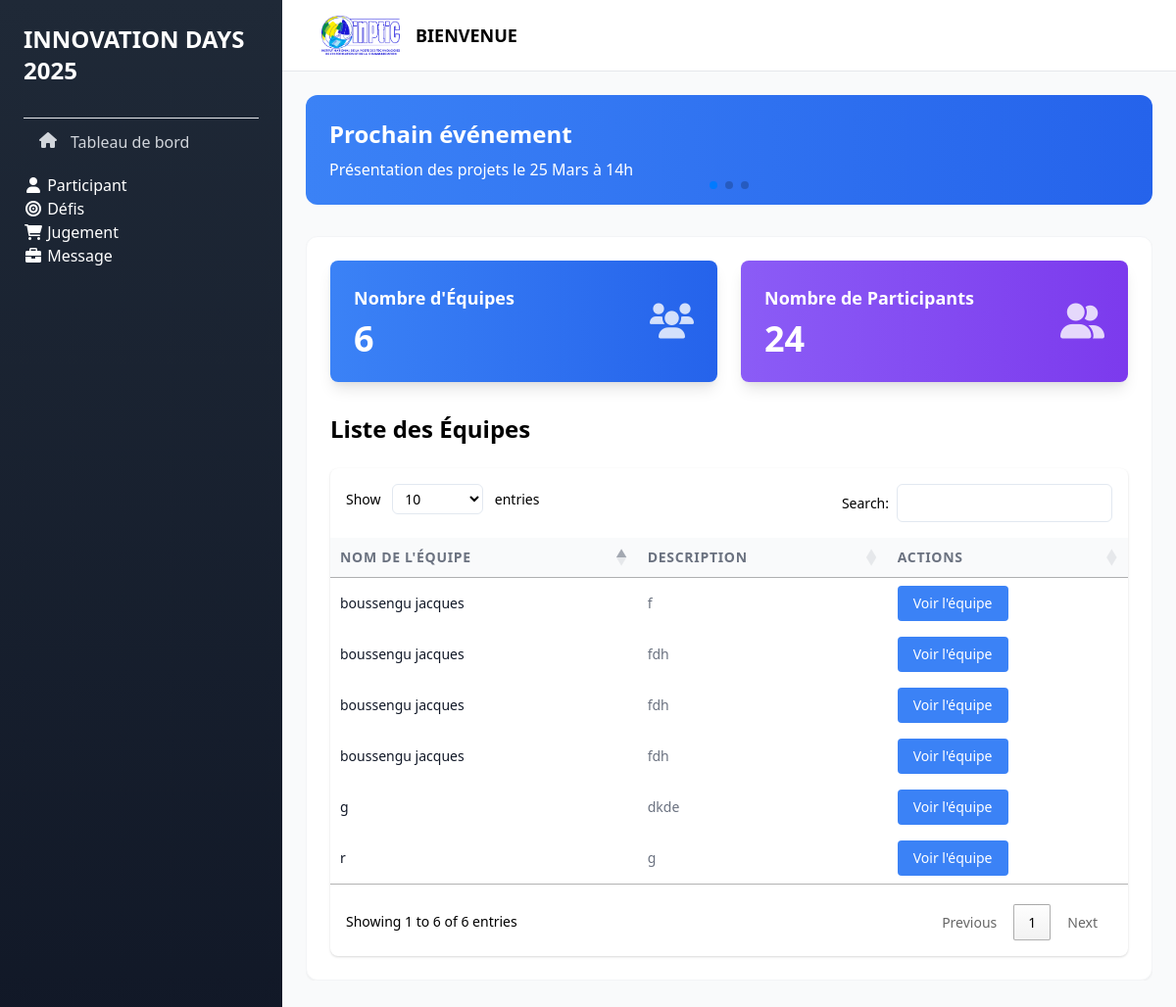
The app's page /ad/index.php?page=participant, older data.
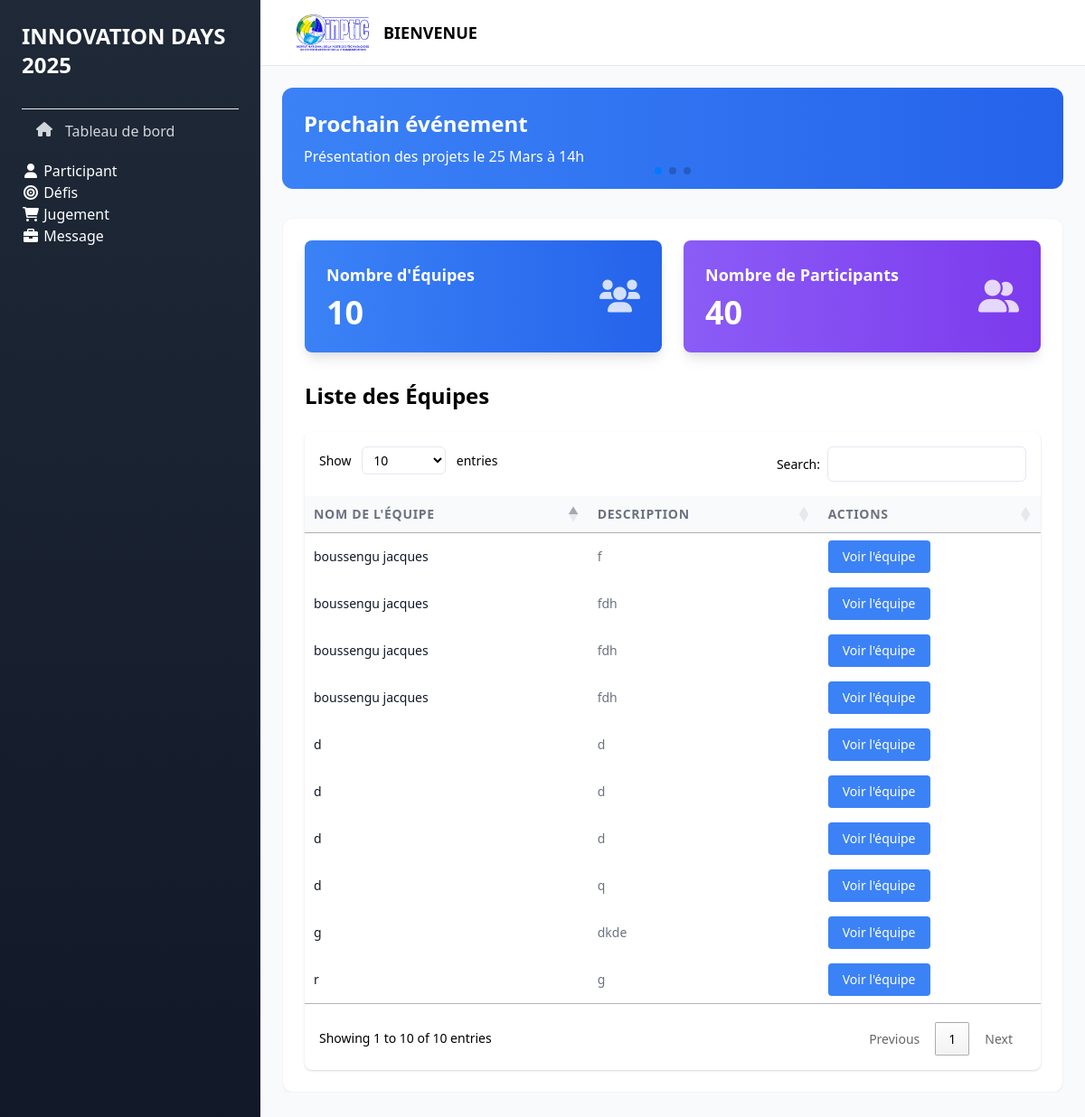
The same page, newer data.
### tables this page shows
CREATE TABLE `equipes` (
  `id` int(11) NOT NULL,
  `nom_equipe` varchar(100) DEFAULT NULL,
  `description_equipe` text DEFAULT NULL,
  `document_path` varchar(255) DEFAULT NULL,
  `created_at` timestamp NOT NULL DEFAULT current_timestamp(),
  `matricule` varchar(20) NOT NULL
);

### ad/nbrequipe.php (called while the page is built, shortened)
<?php
function getNombreEquipes(PDO $pdo): int
{
    $stmt = $pdo->query("SELECT COUNT(id) as total FROM equipes");
    return (int)$stmt->fetch()['total'];
}
function getNombreParticipants(PDO $pdo): int
{
    $stmt = $pdo->query("SELECT COUNT(id) as total FROM membres");
    return (int)$stmt->fetch()['total'];
}

### ad/views/participant.php (the view, shortened to what this page needs)
<div class="mb-6 sm:mb-8">
    <div class="swiper challengeSwiper">
        <div class="swiper-wrapper">
            <div class="swiper-slide">
                <div class="bg-white rounded-xl shadow-sm p-6 border border-gray-100">
                    <?php
                    require_once __DIR__ . '/../nbrequipe.php';
                    $nbEquipes = getNombreEquipes($pdo);
                    $nbParticipants = getNombreParticipants($pdo);
                    ?>
                    <div class="grid grid-cols-1 md:grid-cols-2 gap-6">
                        <div class="bg-gradient-to-r from-blue-500 to-blue-600 rounded-lg p-6 text-white shadow-lg hover:transform hover:scale-105 transition-transform duration-300">
                            <div class="flex items-center justify-between">
                                <div>
                                    <h3 class="text-lg font-semibold mb-2">Nombre d'Équipes</h3>
                                    <p class="text-4xl font-bold"><?php echo $nbEquipes; ?></p>
                                </div>
                                <div class="text-4xl opacity-80">
                                    <i class="fas fa-users"></i>
                                </div>
                            </div>
                        </div>
                        <div class="bg-gradient-to-r from-purple-500 to-purple-600 rounded-lg p-6 text-white shadow-lg hover:transform hover:scale-105 transition-transform duration-300">
                            <div class="flex items-center justify-between">
                                <div>
                                    <h3 class="text-lg font-semibold mb-2">Nombre de Participants</h3>
                                    <p class="text-4xl font-bold"><?php echo $nbParticipants; ?></p>
                                </div>
                                <div class="text-4xl opacity-80">
                                    <i class="fas fa-user-friends"></i>
                                </div>
                            </div>
                        </div>
                    </div>
                    <div class="mt-8">
                        <h2 class="text-2xl font-bold mb-6">Liste des Équipes</h2>
                        <div class="overflow-x-auto bg-white rounded-lg shadow max-w-full">
                            <table id="equipesTable" class="min-w-full table-auto w-full">
                                <thead class="bg-gray-50">
                                    <tr>
                                        <th class="px-4 sm:px-6 py-3 text-left text-xs sm:text-sm font-medium text-gray-500 uppercase tracking-wider">Nom de l'équipe</th>
                                        <th class="px-4 sm:px-6 py-3 text-left text-xs sm:text-sm font-medium text-gray-500 uppercase tracking-wider hidden md:table-cell">Description</th>
                                        <th class="px-4 sm:px-6 py-3 text-left text-xs sm:text-sm font-medium text-gray-500 uppercase tracking-wider">Actions</th>
                                    </tr>
                                </thead>
                                <tbody class="bg-white divide-y divide-gray-200">
                                    <?php
                                    $sql = "SELECT * FROM equipes";
                                    $stmt = $pdo->query($sql);
                                    while ($equipe = $stmt->fetch(PDO::FETCH_ASSOC)) {
                                    ?>
                                        <tr class="hover:bg-gray-50">
                                            <td class="px-4 sm:px-6 py-4">
                                                <div class="text-xs sm:text-sm font-medium text-gray-900">
                                                    <?php echo htmlspecialchars($equipe['nom_equipe']); ?>
                                                </div>
                                            </td>
                                            <td class="px-4 sm:px-6 py-4 hidden md:table-cell">
                                                <div class="text-xs sm:text-sm text-gray-500">
                                                    <?php echo htmlspecialchars($equipe['description_equipe']); ?>
                                                </div>
                                            </td>
                                            <td class="px-4 sm:px-6 py-4">
                                                <a href="/hackathon/ad/views/equipe_details.php?id=<?php echo $equipe['id']; ?>"
                                                    class="inline-block bg-blue-500 text-white px-3 sm:px-4 py-1 sm:py-2 text-xs sm:text-sm rounded hover:bg-blue-600 transition-colors">
                                                    Voir l'équipe
                                                </a>
                                            </td>
                                        </tr>
                                    <?php } ?>
                                </tbody>
                            </table>
                        </div>
                    </div>
                </div>
            </div>
        </div>
    </div>
</div>
<link rel="stylesheet" type="text/css" href="https://cdn.datatables.net/1.11.5/css/jquery.dataTables.css">
<link rel="stylesheet" type="text/css" href="https://cdn.datatables.net/responsive/2.2.9/css/responsive.dataTables.min.css">

### ad/index.php (shortened to what this page needs)
<?php
require_once '../bdd.php';
?>
<!DOCTYPE html>
<html lang="fr">
<head>
    <link href="https://cdn.jsdelivr.net/npm/tailwindcss@2.2.19/dist/tailwind.min.css" rel="stylesheet">
    <link rel="stylesheet" href="https://cdnjs.cloudflare.com/ajax/libs/font-awesome/6.0.0/css/all.min.css">
    <link rel="stylesheet" href="https://cdn.jsdelivr.net/npm/swiper@8/swiper-bundle.min.css" />
</head>
<body class="bg-gray-50">
    <div class="flex h-screen">
        <div class="sidebar-mobile w-72 bg-gradient-to-b from-gray-800 to-gray-900 text-white lg:relative lg:translate-x-0">
            <div class="p-6">
                <div class="flex items-center mb-8">
                    <h2 class="text-2xl font-bold">
                        INNOVATION DAYS <span class="mx-90"></span> <?php echo '20' . date('y'); ?>
                    </h2>
                </div>
                <hr>
                <nav class="space-y-2">
                    <a href="index.php?page=acceuil" class="flex items-center px-4 py-3 text-gray-300 hover:bg-gray-700 rounded-lg transition-all">
                        <i class="fas fa-home w-5 h-5 mr-3"></i>
                        <span>Tableau de bord</span>
                    </a>
                    <div class="navbar-default sidebar" role="navigation">
                        <div class="sidebar-nav navbar-collapse">
                            <ul class="nav" id="side-menu">
                                <?php
                                include('../sideh.php');
                                ?>
                            </ul>
                        </div>
                    </div>
                </nav>
            </div>
        </div>
        <div class="flex-1 flex flex-col overflow-hidden">
            <header class="bg-white border-b border-gray-200">
                <div class="flex items-center justify-between px-2 py-2 sm:px-6 sm:py-4">
                    <div class="flex items-center space-x-2 sm:space-x-4">
                        <img src="../assets/logoinptic.png" alt="Logo" class="w-20 h-8 sm:w-30 sm:h-10">
                        <h3 class="header-title text-base sm:text-lg font-bold hidden sm:block">BIENVENUE</h3>
                    </div>
                </div>
            </header>
            <main class="flex-1 overflow-y-auto p-4 sm:p-6">
                <div class="mb-6 sm:mb-8">
                    <div class="swiper announcementSwiper">
                        <div class="swiper-wrapper">
                            <div class="swiper-slide">
                                <div class="bg-gradient-to-r from-blue-500 to-blue-600 rounded-xl p-4 sm:p-6 text-white">
                                    <h2 class="text-lg sm:text-2xl font-bold mb-1 sm:mb-2">Prochain événement</h2>
                                    <p class="text-sm sm:text-base">Présentation des projets le 25 Mars à 14h</p>
                                </div>
                            </div>
                        </div>
                        <div class="swiper-pagination"></div>
                    </div>
                </div>
                <?php
                if (isset($_GET['page'])) {
                    if ($_GET['page'] == "participant") {
                        include("./views/participant.php");
                    } elseif ($_GET['page'] == "acceuil") {
                        include("./views/acceuil.php");
                    } elseif ($_GET['page'] == "defi") {
                        include("./views/defi.php");
                    } elseif ($_GET['page'] == "jugement") {
                        include("./views/jugement.php");
                    } elseif ($_GET['page'] == "message") {
                        include("./views/message.php");
                    }
                }
                ?>
            </main>
        </div>
    </div>
</body>
</html>

### sideh.php (shortened to what this page needs)
<div id="scrollbar">
    <div class="sidebar-nav navbar-collapse">
        <ul class="nav" id="side-menu">
            <li>
                <ul class="nav nav-second-level">
                    <li>
                        <ul class="nav nav-third-level">
                            <li>
                                <ul class="nav nav-fourth-level">
                                    <li><a href="index.php?page=participant"><i class="fa fa-user fa-fw"></i> Participant</a></li>
                                    <li><a href="index.php?page=defi"><i class="fa fa-bullseye fa-fw"></i>                                    </i> Défis</a></li>
                                    <li><a href="index.php?page=jugement"><i class="fa fa-shopping-cart fa-fw"></i> Jugement</a></li>
                                    <li><a href="index.php?page=message   "><i class="fa fa-briefcase fa-fw"></i> Message</a></li>
                                </ul>
                            </li>
                        </ul>
                    </li>
                </ul>
            </li>
        </ul>
    </div>
</div>

Row changes from the older to the newer data that the page shows:
added equipes: nom_equipe "d", description_equipe "d"
added equipes: nom_equipe "d", description_equipe "d"
added equipes: nom_equipe "d", description_equipe "q"
added equipes: nom_equipe "d", description_equipe "d"
Text that changed along with them:
$nbEquipes: "6" → "10"
$nbParticipants: "24" → "40"
text written by a page script: "Show entries Search: Showing 1 to 6 of 6 entries Previous 1 Next" → "Show entries Search: Showing 1 to 10 of 10 entries Previous 1 Next"
